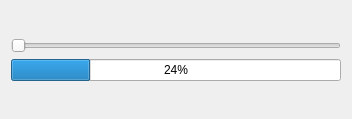
<?xml version="1.0" encoding="UTF-8"?>
<ui version="4.0">
 <class>Dialog</class>
 <widget class="QDialog" name="Dialog">
  <property name="geometry">
   <rect>
    <x>0</x>
    <y>0</y>
    <width>352</width>
    <height>119</height>
   </rect>
  </property>
  <property name="windowTitle">
   <string>Dialog</string>
  </property>
  <layout class="QVBoxLayout" name="verticalLayout_2">
   <item>
    <layout class="QVBoxLayout" name="verticalLayout">
     <item>
      <widget class="QSlider" name="slider">
       <property name="orientation">
        <enum>Qt::Horizontal</enum>
       </property>
      </widget>
     </item>
     <item>
      <widget class="QProgressBar" name="pbar">
       <property name="value">
        <number>24</number>
       </property>
      </widget>
     </item>
    </layout>
   </item>
  </layout>
 </widget>
 <resources/>
 <connections/>
</ui>
